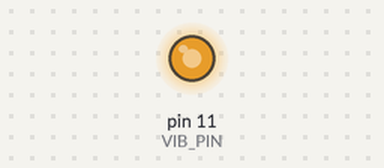
Bench run of a sketch on a simulated Arduino Nano, built with avr-gcc and run on an emulated ATmega328P. On the bench: output pins drawn as LEDs (lit = HIGH). What the sketch prints to the serial monitor is not drawn.

Above: at 0.05 s.
At 0.9 s:
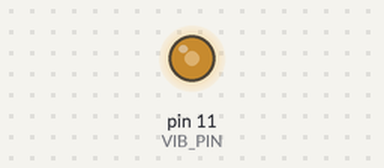
At 1.55 s:
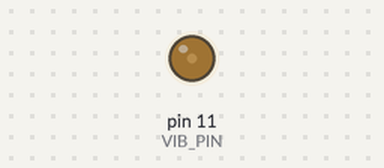
At 6.05 s:
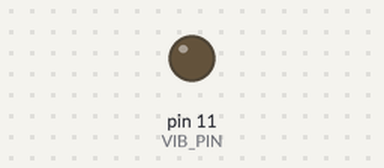
Timing chart, 0 to 7.9 s (numbered marks = the images above):
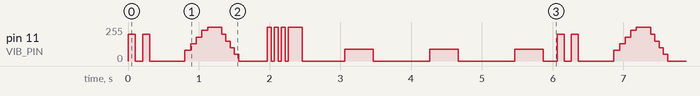

The sketch:

phase8_vibration.ino
```cpp
/*
 * Phase 8 — Vibration Motor PWM Patterns
 *
 * Non-blocking vibration pattern player.
 * Motor driven via NPN transistor (e.g. 2N2222).
 *
 * Connections:
 * - Nano D11 → 1kΩ resistor → transistor base
 * - Transistor collector → vibration motor −
 * - Vibration motor + → 5V
 * - Transistor emitter → GND
 * - Flyback diode across motor terminals (cathode to +)
 */

// ============================================================================
// PIN
// ============================================================================
const uint8_t VIB_PIN = 11;  // PWM pin

// ============================================================================
// PATTERN DEFINITION
// A pattern is a sequence of {pwm, duration_ms} steps. 0 PWM = off.
// ============================================================================
struct Step {
  uint8_t  pwm;
  uint16_t duration;
};

// Pattern: single pulse
const Step PATTERN_PULSE[] = {
  {200, 100}, {0, 100}, {200, 100}, {0, 500}
};

// Pattern: ramp up then fade
const Step PATTERN_RAMP[] = {
  {80,  80}, {130, 80}, {180, 80}, {230, 80}, {255, 200},
  {200, 60}, {150, 60}, {100, 60}, {50,  60}, {0,   400}
};

// Pattern: angry burst
const Step PATTERN_ANGRY[] = {
  {255, 60}, {0, 40}, {255, 60}, {0, 40},
  {255, 60}, {0, 40}, {255, 200}, {0, 600}
};

// Pattern: gentle idle hum
const Step PATTERN_IDLE[] = {
  {90, 400}, {0, 800}
};

// ============================================================================
// PATTERN PLAYER (non-blocking)
// ============================================================================
const Step* activePattern   = nullptr;
uint8_t     patternLength   = 0;
uint8_t     patternStep     = 0;
bool        patternLoop     = false;
unsigned long stepTimer     = 0;

void playPattern(const Step* pattern, uint8_t length, bool loop = false) {
  activePattern = pattern;
  patternLength = length;
  patternStep   = 0;
  patternLoop   = loop;
  stepTimer     = millis();
  analogWrite(VIB_PIN, pattern[0].pwm);
}

void updateVibration(unsigned long now) {
  if (activePattern == nullptr) return;
  if (now - stepTimer < activePattern[patternStep].duration) return;

  patternStep++;
  if (patternStep >= patternLength) {
    if (patternLoop) {
      patternStep = 0;
    } else {
      analogWrite(VIB_PIN, 0);
      activePattern = nullptr;
      return;
    }
  }

  analogWrite(VIB_PIN, activePattern[patternStep].pwm);
  stepTimer = now;
}

bool isPlaying() {
  return activePattern != nullptr;
}

// ============================================================================
// TEST SEQUENCE
// ============================================================================
uint8_t     testPhase     = 0;
unsigned long phaseTimer  = 0;
const unsigned long PHASE_TIMEOUT = 3000;

const char* phaseNames[] = {
  "PULSE", "RAMP", "ANGRY", "IDLE LOOP"
};

void startNextPhase(unsigned long now) {
  switch (testPhase) {
    case 0:
      playPattern(PATTERN_PULSE, sizeof(PATTERN_PULSE) / sizeof(Step));
      break;
    case 1:
      playPattern(PATTERN_RAMP, sizeof(PATTERN_RAMP) / sizeof(Step));
      break;
    case 2:
      playPattern(PATTERN_ANGRY, sizeof(PATTERN_ANGRY) / sizeof(Step));
      break;
    case 3:
      playPattern(PATTERN_IDLE, sizeof(PATTERN_IDLE) / sizeof(Step), true);
      break;
  }
  Serial.print(F("Pattern: "));
  Serial.println(phaseNames[testPhase]);
  phaseTimer = now;
}

// ============================================================================
// SETUP
// ============================================================================
void setup() {
  Serial.begin(115200);
  while (!Serial) { ; }

  Serial.println(F("\n====================================="));
  Serial.println(F("Phase 8 — Vibration Motor Patterns"));
  Serial.println(F("=====================================\n"));

  pinMode(VIB_PIN, OUTPUT);
  analogWrite(VIB_PIN, 0);

  phaseTimer = millis();
  startNextPhase(millis());
}

// ============================================================================
// LOOP
// ============================================================================
void loop() {
  unsigned long now = millis();
  updateVibration(now);

  // Advance test phase after timeout or when pattern finishes
  bool advance = false;
  if (testPhase < 3 && !isPlaying()) advance = true;           // non-looping done
  if (testPhase == 3 && now - phaseTimer >= PHASE_TIMEOUT) advance = true;  // looping timeout

  if (advance) {
    testPhase = (testPhase + 1) % 4;
    startNextPhase(now);
  }
}
```

Measured:
- by itself, pin 11 (VIB_PIN): moves between 0/255 and 255/255, repeating every 6.1 s
